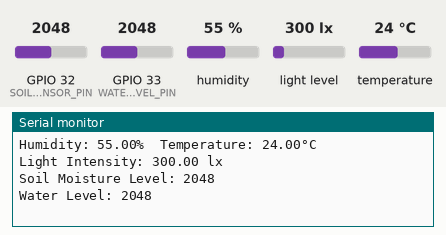
This program was run on a simulated ESP32. Parts: the last lines printed to the serial monitor. The test bench sets the inputs (shaded band); at power-on: light level 300 lx, humidity 55 %, GPIO 32 (SOIL_SENSOR_PIN) = 2048, GPIO 33 (WATER_LEVEL_PIN) = 2048, temperature 24 °C. WiFi joins after 1.5 s; servers stay silent unless stated; random numbers use the default seed unless the program sets one; no MQTT or app messages arrive unless stated.

Above: at 2.7 s.
2.8 s: light level set to 1000 lx
At 5.3 s:
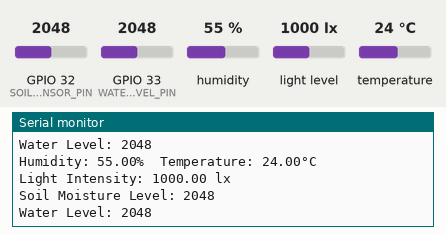
12.0 s: humidity set to 22 %
14.7 s: GPIO 32 (SOIL_SENSOR_PIN) set to 1960
At 17.1 s:
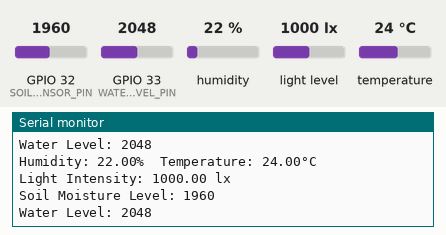
17.4 s: GPIO 33 (WATER_LEVEL_PIN) set to 1960
At 19.6 s:
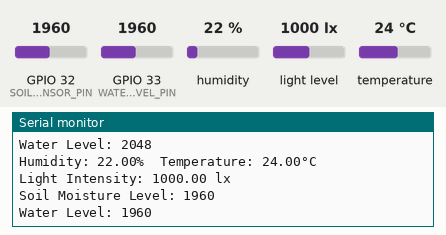
20.1 s: temperature set to 12 °C
22.8 s: light level set to 500 lx
At 24.6 s:
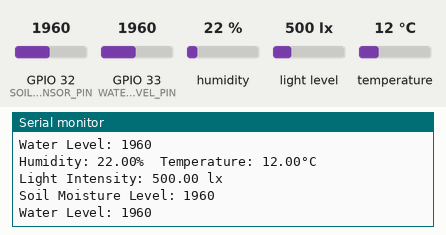
Timing chart, 0 to 26.1 s (numbered marks = the images above; inputs shaded):
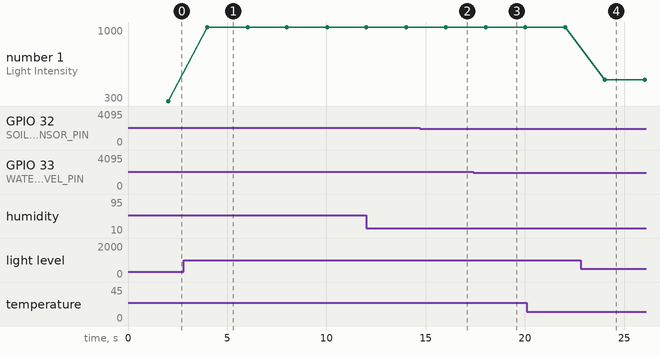

Measured:
- after the input at 2.8 s, the serial monitor: prints a new line after 1.2 s (image 1)
- after the input at 14.7 s, the serial monitor: prints a new line after 1.3 s (image 2)
- after the input at 17.4 s, the serial monitor: prints a new line after 0.67 s (image 3)
- after the input at 22.8 s, the serial monitor: prints a new line after 1.2 s (image 4)
- plotted number 1: 300 → 1000 after the input at 2.8 s, 1000 → 500 after the input at 22.8 s

The program:

main.cpp
```cpp
#include <Arduino.h>
#include <Wire.h>
#include "DHT.h"
#include <BH1750.h>
#include <WiFi.h>
#include <PubSubClient.h>
#include <WiFiClientSecure.h>  // Thêm thư viện cho kết nối SSL

// Định nghĩa các chân và thông số
#define DHTPIN 4        // Chân kết nối DHT11
#define DHTTYPE DHT11   // Loại cảm biến DHT
#define SOIL_SENSOR_PIN 32  // Chân GPIO32 trên ESP32 dùng cho cảm biến độ ẩm đất
#define WATER_LEVEL_PIN 33  // Chân GPIO33 trên ESP32 dùng cho cảm biến mực nước

// Thông tin WiFi
const char* ssid = "PTIT_WIFI";
const char* password = "";

// Thông tin HiveMQ Cloud MQTT Broker
const char* mqtt_server = "9f2157c861a94427a60f119c9f7370e2.s1.eu.hivemq.cloud";
const int mqtt_port = 8883;  // Dùng TLS/SSL (port 8883)
const char* mqtt_user = "hivemq.webclient.1742874741899";
const char* mqtt_password = "eV7d41D0NG.g:X>icz#H";

// Tạo client WiFi Secure
WiFiClientSecure espClient;
PubSubClient client(espClient);

DHT dht(DHTPIN, DHTTYPE);
BH1750 lightMeter;

unsigned long lastMsg = 0;  // Biến lưu thời gian gửi tin nhắn cuối cùng

// Hàm kết nối WiFi
void setup_wifi() {
    Serial.print("Connecting to WiFi...");
    WiFi.begin(ssid, password);
    while (WiFi.status() != WL_CONNECTED) {
        delay(500);
        Serial.print(".");
    }
    Serial.println("WiFi connected!");

    // Hiển thị thông tin WiFi đã kết nối
    Serial.println("Connected to WiFi network:");
    Serial.print("SSID: ");
    Serial.println(WiFi.SSID());
    Serial.print("IP Address: ");
    Serial.println(WiFi.localIP());

    // Cấu hình SSL cho MQTT
    espClient.setInsecure(); // Bỏ qua xác thực chứng chỉ (không nên dùng trong production)
    // Hoặc có thể set CA Certificate nếu có:
    // espClient.setCACert(ca_cert);
}

// Hàm callback khi nhận được tin nhắn MQTT
void callback(char* topic, byte* payload, unsigned int length) {
    Serial.print("Message arrived [");
    Serial.print(topic);
    Serial.print("] ");
    for (int i = 0; i < length; i++) {
        Serial.print((char)payload[i]);
    }
    Serial.println();
}

// Hàm kết nối lại MQTT nếu mất kết nối
void reconnect() {
    while (!client.connected()) {
        Serial.print("Attempting MQTT connection to HiveMQ Cloud...");
        String clientId = "ESP32Client-";
        clientId += String(random(0xffff), HEX);

        if (client.connect(clientId.c_str(), mqtt_user, mqtt_password)) {
            Serial.println("connected to HiveMQ Cloud!");
            client.publish("esp32/status", "ESP32 connected to HiveMQ");
        } else {
            Serial.print("failed, rc=");
            Serial.print(client.state());
            Serial.println(" try again in 5 seconds");
            delay(5000);
        }
    }
}

void setup() {
    Serial.begin(9600);
    Serial.println(F("Initializing sensors..."));

    dht.begin();
    Wire.begin();
    lightMeter.begin();
    pinMode(SOIL_SENSOR_PIN, INPUT);
    pinMode(WATER_LEVEL_PIN, INPUT);  // Khởi tạo chân cảm biến mực nước

    setup_wifi();
    client.setServer(mqtt_server, mqtt_port);
    client.setCallback(callback);

    Serial.println(F("Sensors initialized successfully"));
}

void loop() {
    if (!client.connected()) {
        reconnect();
    }
    client.loop();

    unsigned long now = millis();
    if (now - lastMsg > 2000) {  // Gửi dữ liệu mỗi 2 giây
        lastMsg = now;

        // Đọc dữ liệu từ cảm biến DHT11
        float humidity = dht.readHumidity();
        float tempC = dht.readTemperature();

        if (!isnan(humidity) && !isnan(tempC)) {
            Serial.print(F("Humidity: "));
            Serial.print(humidity);
            Serial.print(F("%  Temperature: "));
            Serial.print(tempC);
            Serial.println(F("°C"));

            client.publish("esp32/sensor/temperature", String(tempC).c_str());
            client.publish("esp32/sensor/humidity", String(humidity).c_str());
        } else {
            Serial.println(F("Failed to read from DHT sensor!"));
        }

        // Đọc dữ liệu từ cảm biến ánh sáng BH1750
        float lux = lightMeter.readLightLevel();
        Serial.print(F("Light Intensity: "));
        Serial.print(lux);
        Serial.println(F(" lx"));
        client.publish("esp32/sensor/light", String(lux).c_str());

        // Đọc dữ liệu từ cảm biến độ ẩm đất
        int soilMoisture = analogRead(SOIL_SENSOR_PIN);
        Serial.print(F("Soil Moisture Level: "));
        Serial.println(soilMoisture);
        client.publish("esp32/sensor/soil", String(soilMoisture).c_str());

        // Đọc dữ liệu từ cảm biến mực nước
        int waterLevel = analogRead(WATER_LEVEL_PIN);
        Serial.print(F("Water Level: "));
        Serial.println(waterLevel);
        client.publish("esp32/sensor/water_level", String(waterLevel).c_str());
    }
}
```
